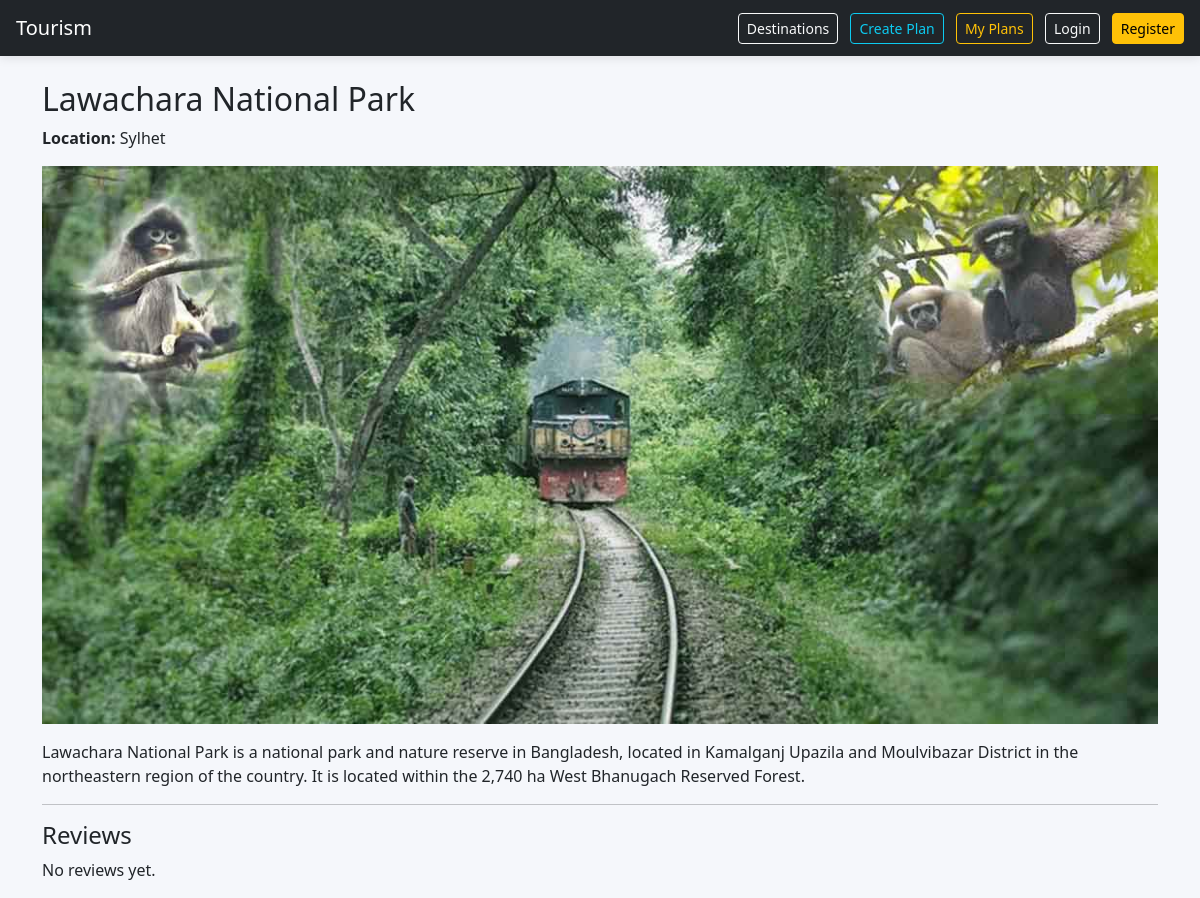
The app's page /destinations/1/, older data.
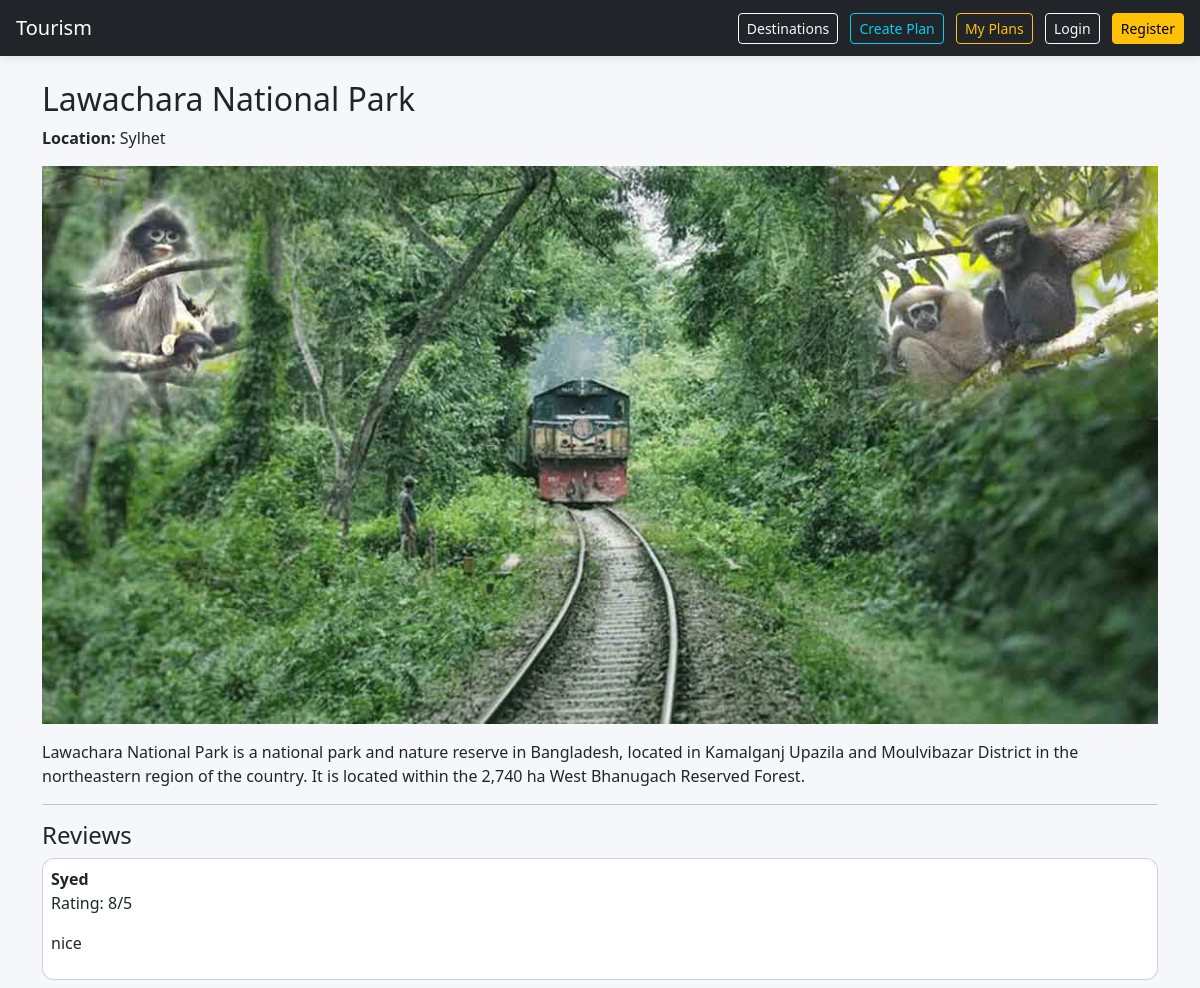
The same page, newer data.
### core/models.py (models this page shows, shortened)
class Destination(models.Model):
    name = models.CharField(max_length=200)
    description = models.TextField()
    image = models.ImageField(upload_to='destinations/', null=True, blank=True)
    location = models.CharField(max_length=200, default="Unknown")
    is_popular = models.BooleanField(default=False)

class Review(models.Model):
    user = models.ForeignKey(User, on_delete=models.CASCADE)
    destination = models.ForeignKey(Destination, on_delete=models.CASCADE)
    rating = models.IntegerField()
    comment = models.TextField()

### core/views.py (the view)
# urls.py: path('destinations/<int:pk>/', views.destination_detail, name='destination_detail'),
def destination_detail(request, pk):
    destination = get_object_or_404(Destination, pk=pk)
    return render(request, 'destination_detail.html', {'destination': destination})

### templates/destination_detail.html (shortened to what this page needs)
{% extends 'base.html' %}
{% block content %}
<h2>{{ destination.name }}</h2>
<p><strong>Location:</strong> {{ destination.location }}</p>
{% if destination.image %}
<img src="{{ destination.image.url }}" class="img-fluid mb-3">
{% endif %}
<p>{{ destination.description }}</p>
<hr>
<h4>Reviews</h4>
{% for r in destination.review_set.all %}
    <div class="card p-2 mb-2">
        <strong>{{ r.user.username }}</strong>
        <p>Rating: {{ r.rating }}/5</p>
        <p>{{ r.comment }}</p>
    </div>
{% empty %}
    <p>No reviews yet.</p>
{% endfor %}
{% endblock %}

### templates/base.html (shortened to what this page needs)
<!DOCTYPE html>
<html>
<head>
    <link href="https://cdn.jsdelivr.net/npm/bootstrap@5.3.3/dist/css/bootstrap.min.css" rel="stylesheet">
</head>
<body>
<nav class="navbar navbar-expand-lg navbar-dark bg-dark px-3">
    <a class="navbar-brand" href="/">Tourism</a>
    <div class="ms-auto">
        <a class="btn btn-outline-light btn-sm nav-btn" href="/destinations/">Destinations</a>
        <a class="btn btn-outline-info btn-sm nav-btn" href="/create-plan/">Create Plan</a>
        <a class="btn btn-outline-warning btn-sm nav-btn" href="/my-plans/">My Plans</a>
        {% if user.is_authenticated %}
            <span class="text-white ms-2">Hi, {{ user.username }}</span>
            <a class="btn btn-danger btn-sm nav-btn" href="/logout/">Logout</a>
        {% else %}
            <a class="btn btn-outline-light btn-sm nav-btn" href="/login/">Login</a>
            <a class="btn btn-warning btn-sm nav-btn" href="/register/">Register</a>
        {% endif %}
    </div>
</nav>
<div class="container mt-4">
    {% block content %}
    {% endblock %}
</div>
</body>
</html>

### templates/base.html (style rules this page uses)
body { background: #f5f7fb; }
.navbar { box-shadow: 0 2px 10px rgba(0,0,0,0.1); }
.card { border-radius: 12px; transition: 0.3s; }
.nav-btn { margin-left: 8px; }

Row changes from the older to the newer data that the page shows:
added Review: user.username "Syed", rating "8", comment "nice"
Text that changed along with them:
text no longer shown: "No reviews yet."
